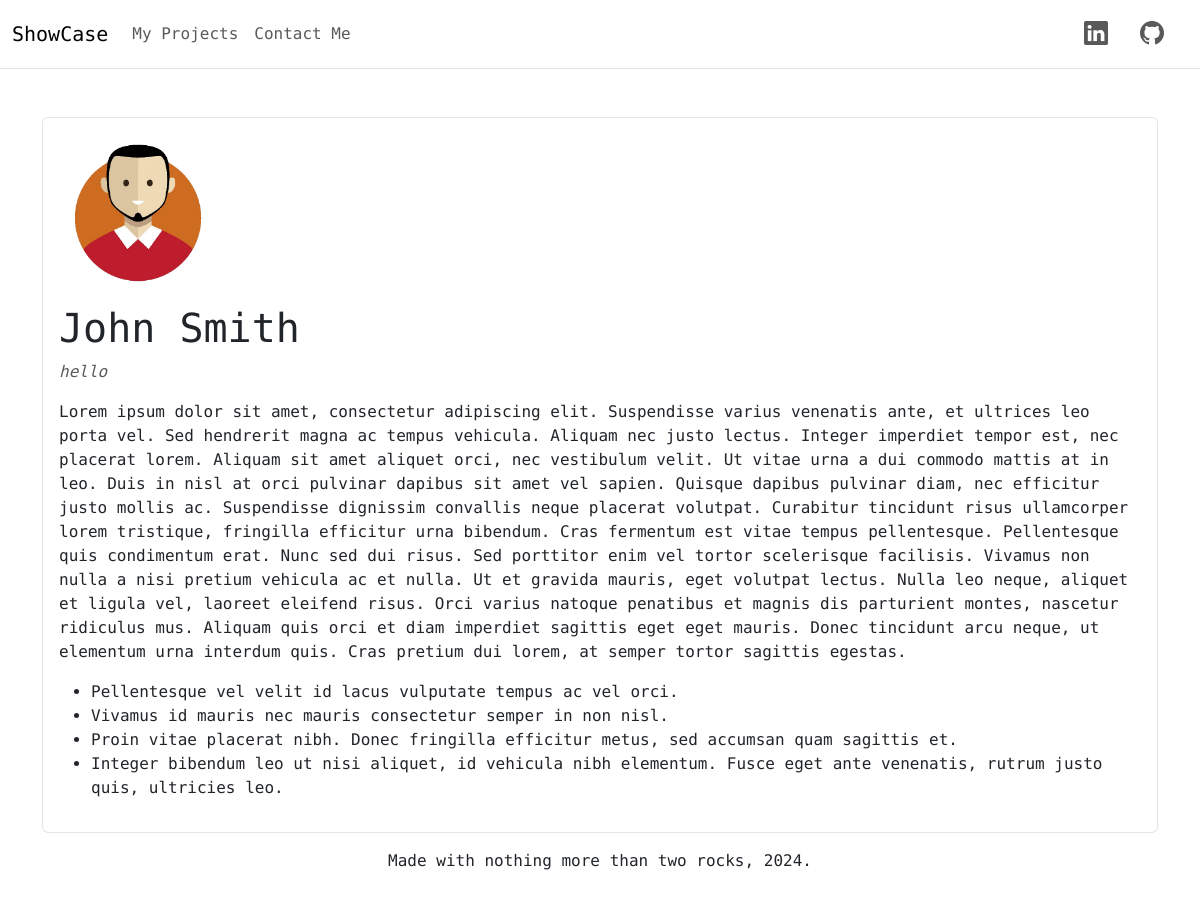
The app's page /, older data.
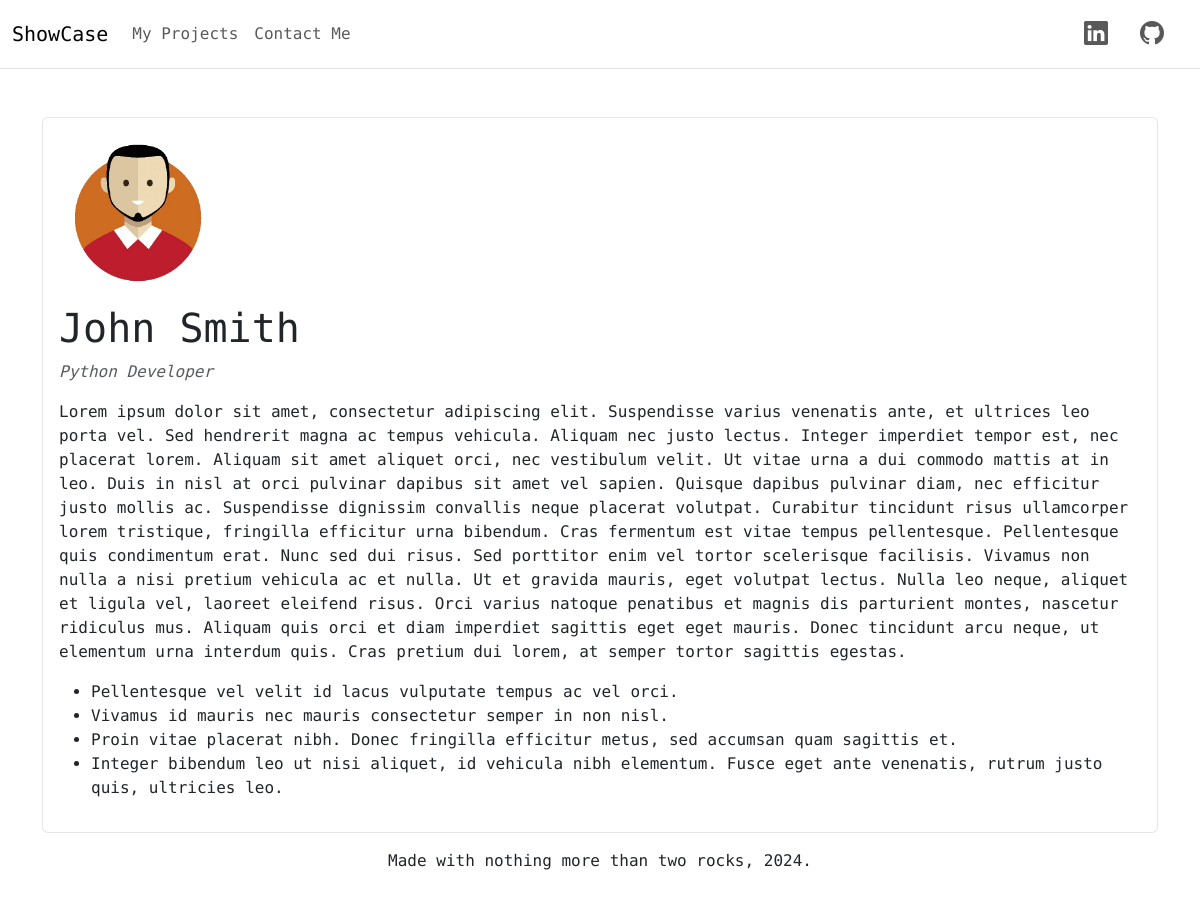
The same page, newer data.
### showcase/models.py (models this page shows, shortened)
class ProfileData(models.Model):
    name = models.CharField(max_length=200)
    description = models.TextField()
    title = models.CharField(max_length=200)
    extra1 = models.TextField(null=True, blank=True)
    extra2 = models.TextField(null=True, blank=True)
    image = models.ImageField(upload_to="showcase\\static\\profile\\")
    created_date = models.DateTimeField(auto_now_add=True)
    updated_date = models.DateTimeField(auto_now=True)
    def img_static_path(self):
        return self.image.url[16:]
    def split_extra1_by_slash(self):
        splitted_extra = self.extra1.split("/")
        cleaned_extra = [item.strip() for item in splitted_extra]
        return cleaned_extra

### showcase/views.py (the view)
# urls.py: path("", HomePageView.as_view(), name="home"),
class HomePageView(TemplateView):
    template_name = "home.html"
    def get_context_data(self, **kwargs: Any) -> dict[str, Any]:
        context = super().get_context_data(**kwargs)
        profile = ProfileData.objects.first()
        context["profile"] = profile
        return context

### showcase/templates/home.html (shortened to what this page needs)
{% extends 'base.html' %}
{% block content %}
{% load static %}
<div class="container mt-5">
    <div class="row justify-content-center">
        <div class="col-md-15">
            <div class="card" style="background-color: rgba(255, 255, 255, 0.2); border: 1px solid rgba(0, 0, 0, 0.1);">
                <img src="{% static profile.img_static_path %}" alt="{{ profile.name }}" class="card-img-top" style="max-width: 150px; margin-top: 20px; margin-left: 20px;">
                <div class="card-body text-start">
                    <h1 class="card-title">{{ profile.name }}</h1>
                    <p class="card-text text-muted fst-italic">{{ profile.title }}</p>
                    <p class="card-text">{{ profile.description }}</p>
                    <ul>
                        {% for item in profile.split_extra1_by_slash %}
                            <li> {{ item }} </li>
                        {% endfor %}
                    </ul>
                </div>
            </div>
        </div>
    </div>
</div>
{% endblock content %}

Row changes from the older to the newer data that the page shows:
changed ProfileData "John Smith": title "hello" → "Python Developer"
